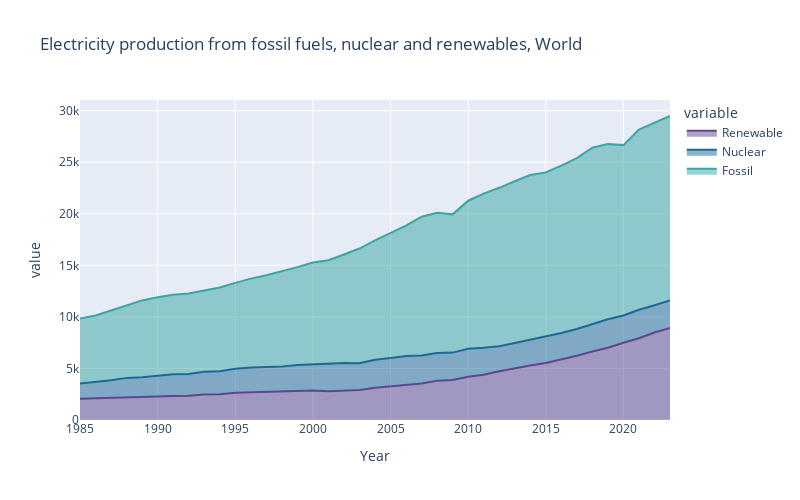

Notebook code cell kept with this figure:
### Code cell
fig = px.area(df, x='Year', y='value', color='variable',
              height = 500, width = 800,
              color_discrete_sequence= px.colors.qualitative.Prism,
              title = 'Electricity production from fossil fuels, nuclear and renewables, World')
fig.show()

### Figure 1 — Plotly figure (JSON) as saved in the notebook; plotly's stock layout.template omitted (floating-point values rounded to 4 significant figures)
{"data": [{"fillpattern": {"shape": ""}, "hovertemplate": "variable=Renewable<br>Year=%{x}<br>value=%{y}<extra></extra>", "legendgroup": "Renewable", "line": {"color": "rgb(95, 70, 144)"}, "marker": {"symbol": "circle"}, "mode": "lines", "name": "Renewable", "orientation": "v", "showlegend": true, "stackgroup": "1", "type": "scatter", "x": [1985, 1986, 1987, 1988, 1989, 1990, 1991, 1992, 1993, 1994, 1995, 1996, 1997, 1998, 1999, 2000, 2001, 2002, 2003, 2004, 2005, 2006, 2007, 2008, 2009, 2010, 2011, 2012, 2013, 2014, 2015, 2016, 2017, 2018, 2019, 2020, 2021, 2022, 2023], "xaxis": "x", "y": [2058.0, 2092.0, 2125.0, 2193.0, 2195.0, 2280.0, 2335.0, 2345.0, 2483.0, 2504.0, 2639.0, 2677.0, 2736.0, 2766.0, 2799.0, 2858.0, 2796.0, 2873.0, 2899.0, 3129.0, 3280.0, 3432.0, 3540.0, 3798.0, 3879.0, 4192.0, 4394.0, 4721.0, 5026.0, 5286.0, 5519.0, 5859.0, 6234.0, 6647.0, 7011.0, 7484.0, 7927.0, 8485.0, 8914.0], "yaxis": "y"}, {"fillpattern": {"shape": ""}, "hovertemplate": "variable=Nuclear<br>Year=%{x}<br>value=%{y}<extra></extra>", "legendgroup": "Nuclear", "line": {"color": "rgb(29, 105, 150)"}, "marker": {"symbol": "circle"}, "mode": "lines", "name": "Nuclear", "orientation": "v", "showlegend": true, "stackgroup": "1", "type": "scatter", "x": [1985, 1986, 1987, 1988, 1989, 1990, 1991, 1992, 1993, 1994, 1995, 1996, 1997, 1998, 1999, 2000, 2001, 2002, 2003, 2004, 2005, 2006, 2007, 2008, 2009, 2010, 2011, 2012, 2013, 2014, 2015, 2016, 2017, 2018, 2019, 2020, 2021, 2022, 2023], "xaxis": "x", "y": [1489.0, 1595.0, 1735.0, 1891.0, 1945.0, 2001.0, 2096.0, 2112.0, 2185.0, 2226.0, 2323.0, 2407.0, 2390.0, 2431.0, 2524.0, 2540.0, 2613.0, 2655.0, 2601.0, 2719.0, 2727.0, 2762.0, 2703.0, 2695.0, 2657.0, 2726.0, 2610.0, 2432.0, 2449.0, 2499.0, 2533.0, 2571.0, 2594.0, 2659.0, 2754.0, 2648.0, 2762.0, 2640.0, 2686.0], "yaxis": "y"}, {"fillpattern": {"shape": ""}, "hovertemplate": "variable=Fossil<br>Year=%{x}<br>value=%{y}<extra></extra>", "legendgroup": "Fossil", "line": {"color": "rgb(56, 166, 165)"}, "marker": {"symbol": "circle"}, "mode": "lines", "name": "Fossil", "orientation": "v", "showlegend": true, "stackgroup": "1", "type": "scatter", "x": [1985, 1986, 1987, 1988, 1989, 1990, 1991, 1992, 1993, 1994, 1995, 1996, 1997, 1998, 1999, 2000, 2001, 2002, 2003, 2004, 2005, 2006, 2007, 2008, 2009, 2010, 2011, 2012, 2013, 2014, 2015, 2016, 2017, 2018, 2019, 2020, 2021, 2022, 2023], "xaxis": "x", "y": [6285.0, 6440.0, 6758.0, 6998.0, 7456.0, 7615.0, 7723.0, 7808.0, 7859.0, 8119.0, 8335.0, 8627.0, 8911.0, 9215.0, 9499.0, 9878.0, 10090.0, 10520.0, 11130.0, 11560.0, 12130.0, 12640.0, 13470.0, 13610.0, 13410.0, 14350.0, 14950.0, 15360.0, 15680.0, 15970.0, 15950.0, 16230.0, 16570.0, 17094, 17010.0, 16520.0, 17480.0, 17720.0, 17880.0], "yaxis": "y"}], "layout": {"height": 500, "legend": {"title": {"text": "variable"}, "tracegroupgap": 0}, "title": {"text": "Electricity production from fossil fuels, nuclear and renewables, World"}, "width": 800, "xaxis": {"anchor": "y", "domain": [0, 1], "title": {"text": "Year"}}, "yaxis": {"anchor": "x", "domain": [0, 1], "title": {"text": "value"}}}}
